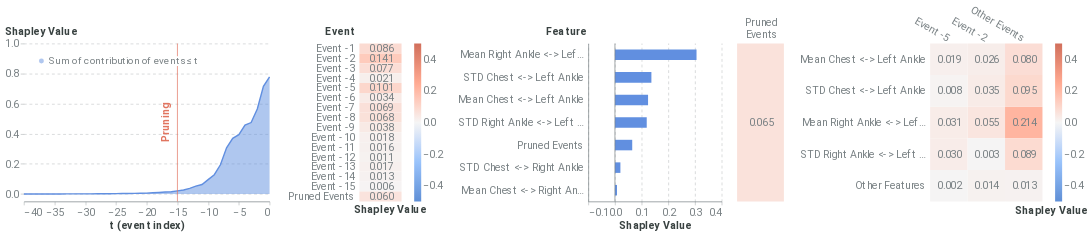

Notebook cell for this chart:
### Markdown cell above
### Local Report on positive instance

### Code cell
from timeshap.explainer import local_report
pruning_dict = {'tol': 0.025}
event_dict = {'rs': 42, 'nsamples': 32000}
feature_dict = {'rs': 42, 'nsamples': 32000, 'feature_names': model_features, 'plot_features': plot_feats}
cell_dict = {'rs': 42, 'nsamples': 32000, 'feat_threshold': 0.1, 'event_threshold': 0.1}
local_report(f_hs, pos_x_data, pruning_dict, event_dict, feature_dict, cell_dict=cell_dict, entity_uuid=positive_sequence_id, entity_col='all_id', baseline=average_event)

### Figure 1 — Vega-Lite specification as saved in the notebook (floating-point values rounded to 4 significant figures)
{"config": {"axis": {"domain": true, "domainColor": "#798184", "grid": false, "gridColor": "#798184", "gridOpacity": 0.5, "gridDash": [3, 5], "gridWidth": 0.8, "gridCap": "round", "labelPadding": 3, "labelFont": "Roboto", "labelColor": "#798184", "tickSize": 5, "tickColor": "#798184", "tickOpacity": 0.5, "titleColor": "#384140", "titleFont": "Roboto", "titleFontSize": 12}, "axisBand": {"domain": true, "ticks": false, "labelPadding": 7}, "axisY": {"domain": false, "titleAlign": "left", "titleAngle": 0, "titleX": -20, "titleY": -10}, "legend": {"labelColor": "#798184", "labelFontSize": 12, "symbolSize": 40, "titleColor": "#384140", "titleFontSize": 12, "titlePadding": 10, "titleFont": "Roboto", "labelFont": "Roboto"}, "line": {"stroke": "#618FE0", "strokeWidth": 2}, "rule": {"stroke": "#798184"}, "path": {"stroke": "#618FE0", "strokeWidth": 0.5}, "rect": {"fill": "#618FE0"}, "point": {"filled": true, "shape": "circle"}, "shape": {"stroke": "#618FE0"}, "bar": {"fill": "#618FE0", "stroke": null}, "text": {"font": "Roboto", "color": "#384140", "fontSize": 12}, "arc": {"stroke": "#fff", "strokeWidth": 1}, "range": {"category": ["#618FE0", "#50D0B0", "#E17560", "#E8B474", "#D889C4", "#34A3BC", "#A583A4"], "ramp": ["#001854", "#002f72", "#04478e", "#1e5fab", "#4477c5", "#6290e1", "#7ea9fd", "#9ec7ff", "#bde4ff"], "heatmap": ["#001854", "#002f72", "#04478e", "#1e5fab", "#4477c5", "#6290e1", "#7ea9fd", "#9ec7ff", "#bde4ff"], "diverging": ["#003b26", "#006b52", "#1aa082", "#55d5b5", "#f5f5f5", "#ffaa92", "#d16f5b", "#9e392c", "#650200"]}, "title": {"anchor": "start", "fontSize": 20, "color": "#384140", "fontWeight": "bold", "offset": 20, "font": "Roboto", "subtitleColor": "#384140", "subtitleFontSize": 16}, "header": {"labelFontSize": 12, "titleFontSize": 16, "labelColor": "#384140", "titleColor": "#384140", "titleFont": "Roboto", "labelFont": "Roboto"}, "group": {"fill": "white"}, "background": "white", "view": {"stroke": "transparent", "continuousHeight": 300, "continuousWidth": 400}}, "hconcat": [{"layer": [{"mark": {"type": "area", "opacity": 0.5}, "encoding": {"color": {"type": "nominal", "field": "Coalition", "legend": {"fillColor": "white", "labelFontSize": 14, "labelLimit": 0, "orient": "top-left", "symbolSize": 50, "symbolStrokeWidth": 0, "title": null}, "scale": {"domain": ["Sum of contribution of events ≤ t"], "range": ["#618FE0"]}}, "x": {"type": "quantitative", "axis": {"labelFontSize": 15, "title": "t (event index)", "titleFontSize": 15}, "field": "t (event index)"}, "y": {"type": "quantitative", "axis": {"grid": true, "labelFontSize": 15, "titleFontSize": 15, "titleX": -28}, "field": "Shapley Value", "scale": {"domain": [-0.05, 1]}}}}, {"mark": "line", "encoding": {"color": {"type": "nominal", "field": "Coalition", "legend": {"fillColor": "white", "labelFontSize": 14, "labelLimit": 0, "orient": "top-left", "symbolSize": 50, "symbolStrokeWidth": 0, "title": null}, "scale": {"domain": ["Sum of contribution of events ≤ t"], "range": ["#618FE0"]}}, "x": {"type": "quantitative", "axis": {"labelFontSize": 15, "title": "t (event index)", "titleFontSize": 15}, "field": "t (event index)"}, "y": {"type": "quantitative", "axis": {"grid": true, "labelFontSize": 15, "titleFontSize": 15, "titleX": -28}, "field": "Shapley Value", "scale": {"domain": [-0.05, 1]}}}}, {"data": {"name": "data-2889d0f375ea2939a7838379e80e2784"}, "mark": {"type": "rule", "color": "#E17560"}, "encoding": {"x": {"type": "quantitative", "field": "x"}}}, {"data": {"name": "data-3f2a349405c6733950a2bdd44c25e998"}, "mark": {"type": "text", "angle": 270, "color": "#E17560", "fontSize": 15, "fontWeight": "bold", "text": "Pruning"}, "encoding": {"x": {"type": "quantitative", "field": "x"}}}], "data": {"name": "data-3f015c1979b9581040e479262ae9dcd7"}, "height": 225, "width": 350}, {"layer": [{"mark": "rect", "encoding": {"color": {"type": "quantitative", "field": "rounded", "legend": {"gradientLength": 225, "gradientThickness": 10, "labelFontSize": 15, "orient": "right"}, "scale": {"domain": [-0.5, 0.5], "range": ["#5f8fd6", "#99c3fb", "#f5f5f5", "#ffaa92", "#d16f5b"]}, "title": null}, "x": {"type": "ordinal", "axis": {"title": "Shapley Value", "titleFontSize": 15}, "field": "column"}, "y": {"type": "ordinal", "axis": {"domain": false, "labelFontSize": 15, "title": "Event", "titleFontSize": 15, "titleX": -49}, "field": "Feature", "sort": ["Event -1", "Event -2", "Event -3", "Event -4", "Event -5", "Event -6", "Event -7", "Event -8", "Event -9", "Event -10", "Event -11", "Event -12", "Event -13", "Event -14", "Event -15", "Pruned Events"]}}}, {"mark": {"type": "text", "align": "right", "baseline": "middle", "color": "#798184", "dx": 18, "fontSize": 15}, "encoding": {"text": {"type": "nominal", "field": "rounded_str"}, "x": {"type": "ordinal", "axis": {"domain": false, "labels": false, "title": "Shapley Value", "titleX": 43}, "field": "column"}, "y": {"type": "ordinal", "axis": {"domain": false, "labelFontSize": 15, "title": "Event", "titleFontSize": 15, "titleX": -49}, "field": "Feature", "sort": ["Event -1", "Event -2", "Event -3", "Event -4", "Event -5", "Event -6", "Event -7", "Event -8", "Event -9", "Event -10", "Event -11", "Event -12", "Event -13", "Event -14", "Event -15", "Pruned Events"]}}}], "data": {"name": "data-111c3682035a61ed590b17c539f0e2c6"}, "height": 225, "width": 60}, {"layer": [{"data": {"name": "data-8569152bebde4cd9720fe8ac9d5fe3ca"}, "mark": {"type": "bar", "size": 15, "thickness": 1}, "encoding": {"x": {"type": "quantitative", "axis": {"grid": true, "labelFontSize": 15, "title": "Shapley Value", "titleFontSize": 15}, "field": "Shapley Value", "scale": {"domain": [-0.1, 0.4]}}, "y": {"type": "nominal", "axis": {"labelFontSize": 15, "title": "Feature", "titleFontSize": 15, "titleX": -61}, "field": "Feature", "sort": {"field": "sort_col", "order": "descending"}}}}, {"data": {"name": "data-9c00aa9dc2b1c1a0b4bf9b34ead12925"}, "mark": {"type": "rule", "color": "#798184"}, "encoding": {"x": {"type": "quantitative", "field": "x"}}}], "height": 225, "width": 190}, {"hconcat": [{"layer": [{"mark": "rect", "encoding": {"color": {"type": "quantitative", "field": "rounded", "legend": null, "scale": {"domain": [-0.5, 0.5], "range": ["#5f8fd6", "#99c3fb", "#f5f5f5", "#ffaa92", "#d16f5b"]}, "title": null}, "x": {"type": "nominal", "axis": {"titleFontSize": 15}, "field": "Event"}, "y": {"type": "nominal", "axis": {"domain": false, "labels": false, "title": null}, "field": "Feature"}}}, {"mark": {"type": "text", "align": "right", "baseline": "middle", "color": "#798184", "dx": 18, "fontSize": 15}, "encoding": {"text": {"type": "nominal", "field": "rounded_str"}, "x": {"type": "nominal", "axis": {"domain": false, "labelAngle": 0, "labelFontSize": 15, "labelOffset": 24, "labelPadding": 30, "orient": "top", "title": null}, "field": "Event"}, "y": {"type": "nominal", "axis": {"domain": false, "labels": false, "title": null}, "field": "Feature"}}}], "data": {"name": "data-8e3733bc9df6e27d0ea67a5b171d5895"}, "height": 225, "width": 66.67}, {"layer": [{"mark": "rect", "encoding": {"color": {"type": "quantitative", "field": "rounded", "legend": {"gradientLength": 225, "gradientThickness": 10, "labelFontSize": 15, "orient": "right"}, "scale": {"domain": [-0.5, 0.5], "range": ["#5f8fd6", "#99c3fb", "#f5f5f5", "#ffaa92", "#d16f5b"]}, "title": null}, "x": {"type": "nominal", "axis": {"titleFontSize": 15}, "field": "Event", "sort": ["Event -5", "Event -2"]}, "y": {"type": "nominal", "axis": {"domain": false, "labelFontSize": 15, "title": null}, "field": "Feature", "sort": ["Mean Chest <-> Left Ankle", "STD Chest <-> Left Ankle", "Mean Right Ankle <-> Left Ankle", "STD Right Ankle <-> Left Ankle"]}}}, {"mark": {"type": "text", "align": "right", "baseline": "middle", "color": "#798184", "dx": 18, "fontSize": 15}, "encoding": {"text": {"type": "nominal", "field": "rounded_str"}, "x": {"type": "nominal", "axis": {"domain": false, "labelAngle": 30, "labelFontSize": 15, "orient": "top", "title": "Shapley Value", "titleX": 172, "titleY": 245}, "field": "Event", "sort": ["Event -5", "Event -2"]}, "y": {"type": "nominal", "axis": {"domain": false, "labelFontSize": 15, "title": null}, "field": "Feature", "sort": ["Mean Chest <-> Left Ankle", "STD Chest <-> Left Ankle", "Mean Right Ankle <-> Left Ankle", "STD Right Ankle <-> Left Ankle"]}}}], "data": {"name": "data-a037ab4787909c2815a1bc4cdd8caaf6"}, "height": 225, "width": 160}], "resolve": {"scale": {"color": "independent"}}}], "resolve": {"scale": {"color": "independent"}}, "$schema": "https://vega.github.io/schema/vega-lite/v4.8.1.json", "datasets": {"data-3f015c1979b9581040e479262ae9dcd7": [{"Coalition": "Sum of contribution of events > t", "t (event index)": 0, "Shapley Value": 0.0}, {"Coalition": "Sum of contribution of events ≤ t", "t (event index)": 0, "Shapley Value": 0.7786}, {"Coalition": "Sum of contribution of events > t", "t (event index)": -1, "Shapley Value": 0.06338}, {"Coalition": "Sum of contribution of events ≤ t", "t (event index)": -1, "Shapley Value": 0.7152}, {"Coalition": "Sum of contribution of events > t", "t (event index)": -2, "Shapley Value": 0.2143}, {"Coalition": "Sum of contribution of events ≤ t", "t (event index)": -2, "Shapley Value": 0.5644}, {"Coalition": "Sum of contribution of events > t", "t (event index)": -3, "Shapley Value": 0.3039}, {"Coalition": "Sum of contribution of events ≤ t", "t (event index)": -3, "Shapley Value": 0.4747}, {"Coalition": "Sum of contribution of events > t", "t (event index)": -4, "Shapley Value": 0.321}, {"Coalition": "Sum of contribution of events ≤ t", "t (event index)": -4, "Shapley Value": 0.4576}, {"Coalition": "Sum of contribution of events > t", "t (event index)": -5, "Shapley Value": 0.3849}, {"Coalition": "Sum of contribution of events ≤ t", "t (event index)": -5, "Shapley Value": 0.3937}, {"Coalition": "Sum of contribution of events > t", "t (event index)": -6, "Shapley Value": 0.4085}, {"Coalition": "Sum of contribution of events ≤ t", "t (event index)": -6, "Shapley Value": 0.3701}, {"Coalition": "Sum of contribution of events > t", "t (event index)": -7, "Shapley Value": 0.4723}, {"Coalition": "Sum of contribution of events ≤ t", "t (event index)": -7, "Shapley Value": 0.3063}, {"Coalition": "Sum of contribution of events > t", "t (event index)": -8, "Shapley Value": 0.5845}, {"Coalition": "Sum of contribution of events ≤ t", "t (event index)": -8, "Shapley Value": 0.1941}, {"Coalition": "Sum of contribution of events > t", "t (event index)": -9, "Shapley Value": 0.6505}, {"Coalition": "Sum of contribution of events ≤ t", "t (event index)": -9, "Shapley Value": 0.1281}, {"Coalition": "Sum of contribution of events > t", "t (event index)": -10, "Shapley Value": 0.6835}, {"Coalition": "Sum of contribution of events ≤ t", "t (event index)": -10, "Shapley Value": 0.09512}, {"Coalition": "Sum of contribution of events > t", "t (event index)": -11, "Shapley Value": 0.7159}, {"Coalition": "Sum of contribution of events ≤ t", "t (event index)": -11, "Shapley Value": 0.0627}, {"Coalition": "Sum of contribution of events > t", "t (event index)": -12, "Shapley Value": 0.7262}, {"Coalition": "Sum of contribution of events ≤ t", "t (event index)": -12, "Shapley Value": 0.0524}, {"Coalition": "Sum of contribution of events > t", "t (event index)": -13, "Shapley Value": 0.7419}, {"Coalition": "Sum of contribution of events ≤ t", "t (event index)": -13, "Shapley Value": 0.03674}, {"Coalition": "Sum of contribution of events > t", "t (event index)": -14, "Shapley Value": 0.7523}, {"Coalition": "Sum of contribution of events ≤ t", "t (event index)": -14, "Shapley Value": 0.02636}, {"Coalition": "Sum of contribution of events > t", "t (event index)": -15, "Shapley Value": 0.758}, {"Coalition": "Sum of contribution of events ≤ t", "t (event index)": -15, "Shapley Value": 0.02063}, {"Coalition": "Sum of contribution of events > t", "t (event index)": -16, "Shapley Value": 0.7638}, {"Coalition": "Sum of contribution of events ≤ t", "t (event index)": -16, "Shapley Value": 0.01484}, {"Coalition": "Sum of contribution of events > t", "t (event index)": -17, "Shapley Value": 0.7659}, {"Coalition": "Sum of contribution of events ≤ t", "t (event index)": -17, "Shapley Value": 0.01266}, {"Coalition": "Sum of contribution of events > t", "t (event index)": -18, "Shapley Value": 0.7686}, {"Coalition": "Sum of contribution of events ≤ t", "t (event index)": -18, "Shapley Value": 0.009996}, {"Coalition": "Sum of contribution of events > t", "t (event index)": -19, "Shapley Value": 0.7709}, {"Coalition": "Sum of contribution of events ≤ t", "t (event index)": -19, "Shapley Value": 0.007677}, {"Coalition": "Sum of contribution of events > t", "t (event index)": -20, "Shapley Value": 0.7729}, {"Coalition": "Sum of contribution of events ≤ t", "t (event index)": -20, "Shapley Value": 0.005667}, {"Coalition": "Sum of contribution of events > t", "t (event index)": -21, "Shapley Value": 0.7739}, {"Coalition": "Sum of contribution of events ≤ t", "t (event index)": -21, "Shapley Value": 0.004684}, {"Coalition": "Sum of contribution of events > t", "t (event index)": -22, "Shapley Value": 0.775}, {"Coalition": "Sum of contribution of events ≤ t", "t (event index)": -22, "Shapley Value": 0.003636}, {"Coalition": "Sum of contribution of events > t", "t (event index)": -23, "Shapley Value": 0.7755}, {"Coalition": "Sum of contribution of events ≤ t", "t (event index)": -23, "Shapley Value": 0.003144}, {"Coalition": "Sum of contribution of events > t", "t (event index)": -24, "Shapley Value": 0.7758}, {"Coalition": "Sum of contribution of events ≤ t", "t (event index)": -24, "Shapley Value": 0.002784}, {"Coalition": "Sum of contribution of events > t", "t (event index)": -25, "Shapley Value": 0.7764}, {"Coalition": "Sum of contribution of events ≤ t", "t (event index)": -25, "Shapley Value": 0.002194}, {"Coalition": "Sum of contribution of events > t", "t (event index)": -26, "Shapley Value": 0.7771}, {"Coalition": "Sum of contribution of events ≤ t", "t (event index)": -26, "Shapley Value": 0.001553}, {"Coalition": "Sum of contribution of events > t", "t (event index)": -27, "Shapley Value": 0.7774}, {"Coalition": "Sum of contribution of events ≤ t", "t (event index)": -27, "Shapley Value": 0.001176}, {"Coalition": "Sum of contribution of events > t", "t (event index)": -28, "Shapley Value": 0.7777}, {"Coalition": "Sum of contribution of events ≤ t", "t (event index)": -28, "Shapley Value": 0.0008808}, {"Coalition": "Sum of contribution of events > t", "t (event index)": -29, "Shapley Value": 0.7779}, {"Coalition": "Sum of contribution of events ≤ t", "t (event index)": -29, "Shapley Value": 0.0007458}, {"Coalition": "Sum of contribution of events > t", "t (event index)": -30, "Shapley Value": 0.7779}, {"Coalition": "Sum of contribution of events ≤ t", "t (event index)": -30, "Shapley Value": 0.0006801}, {"Coalition": "Sum of contribution of events > t", "t (event index)": -31, "Shapley Value": 0.7781}, {"Coalition": "Sum of contribution of events ≤ t", "t (event index)": -31, "Shapley Value": 0.0005205}, {"Coalition": "Sum of contribution of events > t", "t (event index)": -32, "Shapley Value": 0.7783}, {"Coalition": "Sum of contribution of events ≤ t", "t (event index)": -32, "Shapley Value": 0.0003599}, {"Coalition": "Sum of contribution of events > t", "t (event index)": -33, "Shapley Value": 0.7783}, {"Coalition": "Sum of contribution of events ≤ t", "t (event index)": -33, "Shapley Value": 0.0002711}, {"Coalition": "Sum of contribution of events > t", "t (event index)": -34, "Shapley Value": 0.7784}, {"Coalition": "Sum of contribution of events ≤ t", "t (event index)": -34, "Shapley Value": 0.0001946}, {"Coalition": "Sum of contribution of events > t", "t (event index)": -35, "Shapley Value": 0.7784}, {"Coalition": "Sum of contribution of events ≤ t", "t (event index)": -35, "Shapley Value": 0.0001625}, {"Coalition": "Sum of contribution of events > t", "t (event index)": -36, "Shapley Value": 0.7785}, {"Coalition": "Sum of contribution of events ≤ t", "t (event index)": -36, "Shapley Value": 0.0001439}, {"Coalition": "Sum of contribution of events > t", "t (event index)": -37, "Shapley Value": 0.7785}, {"Coalition": "Sum of contribution of events ≤ t", "t (event index)": -37, "Shapley Value": 0.0001236}, {"Coalition": "Sum of contribution of events > t", "t (event index)": -38, "Shapley Value": 0.7785}, {"Coalition": "Sum of contribution of events ≤ t", "t (event index)": -38, "Shapley Value": 8.939e-05}, {"Coalition": "Sum of contribution of events > t", "t (event index)": -39, "Shapley Value": 0.7785}, {"Coalition": "Sum of contribution of events ≤ t", "t (event index)": -39, "Shapley Value": 7.819e-05}, {"Coalition": "Sum of contribution of events > t", "t (event index)": -40, "Shapley Value": 0.7786}, {"Coalition": "Sum of contribution of events ≤ t", "t (event index)": -40, "Shapley Value": 5.154e-05}], "data-2889d0f375ea2939a7838379e80e2784": [{"x": -15}], "data-3f2a349405c6733950a2bdd44c25e998": [{"x": -17}], "data-111c3682035a61ed590b17c539f0e2c6": [{"Shapley Value": 0.0863, "Feature": "Event -1", "row": 1, "column": 1, "rounded": 0.086, "rounded_str": "0.086"}, {"Shapley Value": 0.1413, "Feature": "Event -2", "row": 2, "column": 1, "rounded": 0.141, "rounded_str": "0.141"}, {"Shapley Value": 0.07746, "Feature": "Event -3", "row": 3, "column": 1, "rounded": 0.077, "rounded_str": "0.077"}, {"Shapley Value": 0.02053, "Feature": "Event -4", "row": 4, "column": 1, "rounded": 0.021, "rounded_str": "0.021"}, {"Shapley Value": 0.1014, "Feature": "Event -5", "row": 5, "column": 1, "rounded": 0.101, "rounded_str": "0.101"}, {"Shapley Value": 0.03439, "Feature": "Event -6", "row": 6, "column": 1, "rounded": 0.034, "rounded_str": "0.034"}, {"Shapley Value": 0.06856, "Feature": "Event -7", "row": 7, "column": 1, "rounded": 0.069, "rounded_str": "0.069"}, {"Shapley Value": 0.06842, "Feature": "Event -8", "row": 8, "column": 1, "rounded": 0.068, "rounded_str": "0.068"}, {"Shapley Value": 0.03816, "Feature": "Event -9", "row": 9, "column": 1, "rounded": 0.038, "rounded_str": "0.038"}, {"Shapley Value": 0.01831, "Feature": "Event -10", "row": 10, "column": 1, "rounded": 0.018, "rounded_str": "0.018"}, {"Shapley Value": 0.01572, "Feature": "Event -11", "row": 11, "column": 1, "rounded": 0.016, "rounded_str": "0.016"}, {"Shapley Value": 0.01143, "Feature": "Event -12", "row": 12, "column": 1, "rounded": 0.011, "rounded_str": "0.011"}, {"Shapley Value": 0.01722, "Feature": "Event -13", "row": 13, "column": 1, "rounded": 0.017, "rounded_str": "0.017"}, {"Shapley Value": 0.01346, "Feature": "Event -14", "row": 14, "column": 1, "rounded": 0.013, "rounded_str": "0.013"}, {"Shapley Value": 0.006315, "Feature": "Event -15", "row": 15, "column": 1, "rounded": 0.006, "rounded_str": "0.006"}, {"Shapley Value": 0.05962, "Feature": "Pruned Events", "row": 16, "column": 1, "rounded": 0.06, "rounded_str": "0.060"}], "data-8569152bebde4cd9720fe8ac9d5fe3ca": [{"Random seed": 42, "NSamples": 32000, "Feature": "Mean Chest <-> Right Ankle", "Shapley Value": 0.007757, "sort_col": 0.007757}, {"Random seed": 42, "NSamples": 32000, "Feature": "STD Chest <-> Right Ankle", "Shapley Value": 0.02041, "sort_col": 0.02041}, {"Random seed": 42, "NSamples": 32000, "Feature": "Mean Chest <-> Left Ankle", "Shapley Value": 0.1241, "sort_col": 0.1241}, {"Random seed": 42, "NSamples": 32000, "Feature": "STD Chest <-> Left Ankle", "Shapley Value": 0.1366, "sort_col": 0.1366}, {"Random seed": 42, "NSamples": 32000, "Feature": "Mean Right Ankle <-> Left Ankle", "Shapley Value": 0.3058, "sort_col": 0.3058}, {"Random seed": 42, "NSamples": 32000, "Feature": "STD Right Ankle <-> Left Ankle", "Shapley Value": 0.1191, "sort_col": 0.1191}, {"Random seed": 42, "NSamples": 32000, "Feature": "Pruned Events", "Shapley Value": 0.06476, "sort_col": 0.06476}], "data-9c00aa9dc2b1c1a0b4bf9b34ead12925": [{"x": 0}], "data-8e3733bc9df6e27d0ea67a5b171d5895": [{"Event": ["Pruned", "Events"], "Feature": "Other features", "rounded": 0.065, "rounded_str": "0.065"}], "data-a037ab4787909c2815a1bc4cdd8caaf6": [{"Event": "Other Events", "Feature": "Mean Right Ankle <-> Left Ankle", "Shapley Value": 0.2143, "rounded": 0.214, "rounded_str": "0.214"}, {"Event": "Other Events", "Feature": "STD Chest <-> Left Ankle", "Shapley Value": 0.09521, "rounded": 0.095, "rounded_str": "0.095"}, {"Event": "Other Events", "Feature": "STD Right Ankle <-> Left Ankle", "Shapley Value": 0.08889, "rounded": 0.089, "rounded_str": "0.089"}, {"Event": "Other Events", "Feature": "Mean Chest <-> Left Ankle", "Shapley Value": 0.07984, "rounded": 0.08, "rounded_str": "0.080"}, {"Event": "Event -2", "Feature": "Mean Right Ankle <-> Left Ankle", "Shapley Value": 0.05514, "rounded": 0.055, "rounded_str": "0.055"}, {"Event": "Event -2", "Feature": "STD Chest <-> Left Ankle", "Shapley Value": 0.03492, "rounded": 0.035, "rounded_str": "0.035"}, {"Event": "Event -5", "Feature": "Mean Right Ankle <-> Left Ankle", "Shapley Value": 0.03089, "rounded": 0.031, "rounded_str": "0.031"}, {"Event": "Event -5", "Feature": "STD Right Ankle <-> Left Ankle", "Shapley Value": 0.02962, "rounded": 0.03, "rounded_str": "0.030"}, {"Event": "Event -2", "Feature": "Mean Chest <-> Left Ankle", "Shapley Value": 0.02604, "rounded": 0.026, "rounded_str": "0.026"}, {"Event": "Event -5", "Feature": "Mean Chest <-> Left Ankle", "Shapley Value": 0.01903, "rounded": 0.019, "rounded_str": "0.019"}, {"Event": "Event -2", "Feature": "Other Features", "Shapley Value": 0.01425, "rounded": 0.014, "rounded_str": "0.014"}, {"Event": "Other Events", "Feature": "Other Features", "Shapley Value": 0.01308, "rounded": 0.013, "rounded_str": "0.013"}, {"Event": "Event -5", "Feature": "STD Chest <-> Left Ankle", "Shapley Value": 0.007844, "rounded": 0.008, "rounded_str": "0.008"}, {"Event": "Event -2", "Feature": "STD Right Ankle <-> Left Ankle", "Shapley Value": 0.003119, "rounded": 0.003, "rounded_str": "0.003"}, {"Event": "Event -5", "Feature": "Other Features", "Shapley Value": 0.001553, "rounded": 0.002, "rounded_str": "0.002"}]}}
